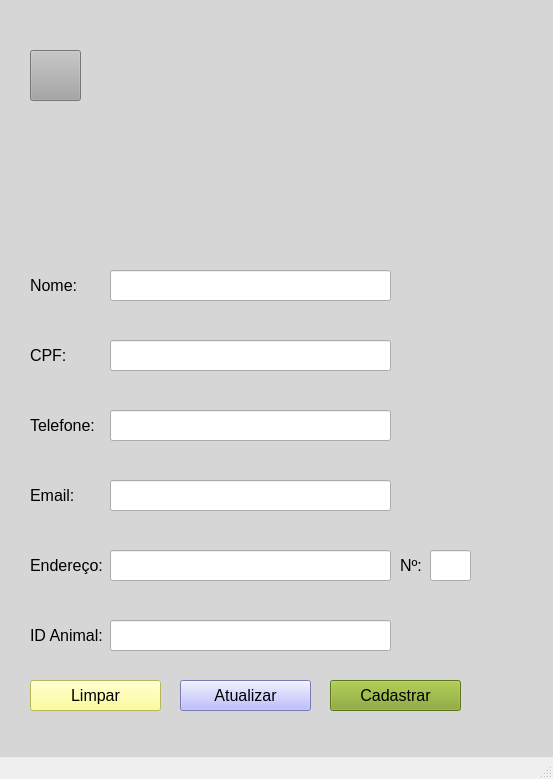
<?xml version="1.0" encoding="UTF-8"?>
<ui version="4.0">
 <class>MainWindow</class>
 <widget class="QMainWindow" name="MainWindow">
  <property name="geometry">
   <rect>
    <x>0</x>
    <y>0</y>
    <width>553</width>
    <height>779</height>
   </rect>
  </property>
  <property name="windowTitle">
   <string>MainWindow</string>
  </property>
  <widget class="QWidget" name="centralwidget">
   <widget class="QLineEdit" name="txtnomecliente">
    <property name="geometry">
     <rect>
      <x>110</x>
      <y>270</y>
      <width>281</width>
      <height>31</height>
     </rect>
    </property>
   </widget>
   <widget class="QLineEdit" name="txtcpf">
    <property name="geometry">
     <rect>
      <x>110</x>
      <y>340</y>
      <width>281</width>
      <height>31</height>
     </rect>
    </property>
   </widget>
   <widget class="QLineEdit" name="txtendereco">
    <property name="geometry">
     <rect>
      <x>110</x>
      <y>550</y>
      <width>281</width>
      <height>31</height>
     </rect>
    </property>
    <property name="styleSheet">
     <string notr="true"/>
    </property>
   </widget>
   <widget class="QLabel" name="lblnomecliente">
    <property name="geometry">
     <rect>
      <x>30</x>
      <y>270</y>
      <width>61</width>
      <height>31</height>
     </rect>
    </property>
    <property name="font">
     <font>
      <pointsize>12</pointsize>
     </font>
    </property>
    <property name="text">
     <string>Nome:</string>
    </property>
   </widget>
   <widget class="QLabel" name="lblcpf">
    <property name="geometry">
     <rect>
      <x>30</x>
      <y>340</y>
      <width>41</width>
      <height>31</height>
     </rect>
    </property>
    <property name="font">
     <font>
      <pointsize>12</pointsize>
     </font>
    </property>
    <property name="text">
     <string>CPF:</string>
    </property>
   </widget>
   <widget class="QLabel" name="lblendereco">
    <property name="geometry">
     <rect>
      <x>30</x>
      <y>550</y>
      <width>81</width>
      <height>31</height>
     </rect>
    </property>
    <property name="font">
     <font>
      <pointsize>12</pointsize>
     </font>
    </property>
    <property name="text">
     <string>Endereço:</string>
    </property>
   </widget>
   <widget class="QLabel" name="lblnumero">
    <property name="geometry">
     <rect>
      <x>400</x>
      <y>550</y>
      <width>81</width>
      <height>31</height>
     </rect>
    </property>
    <property name="font">
     <font>
      <pointsize>12</pointsize>
     </font>
    </property>
    <property name="text">
     <string>Nº:</string>
    </property>
   </widget>
   <widget class="QLineEdit" name="txtnumero">
    <property name="geometry">
     <rect>
      <x>430</x>
      <y>550</y>
      <width>41</width>
      <height>31</height>
     </rect>
    </property>
   </widget>
   <widget class="QPushButton" name="btnCadastrarCliente">
    <property name="geometry">
     <rect>
      <x>330</x>
      <y>680</y>
      <width>131</width>
      <height>31</height>
     </rect>
    </property>
    <property name="font">
     <font>
      <pointsize>12</pointsize>
     </font>
    </property>
    <property name="styleSheet">
     <string notr="true">
background-color: rgb(130, 162, 37);</string>
    </property>
    <property name="text">
     <string>Cadastrar</string>
    </property>
   </widget>
   <widget class="QLabel" name="lblLogo">
    <property name="geometry">
     <rect>
      <x>90</x>
      <y>0</y>
      <width>311</width>
      <height>261</height>
     </rect>
    </property>
    <property name="text">
     <string/>
    </property>
    <property name="pixmap">
     <pixmap>Inserir_um_título-removebg-preview.png</pixmap>
    </property>
    <property name="scaledContents">
     <bool>true</bool>
    </property>
   </widget>
   <widget class="QLabel" name="lblFundo">
    <property name="geometry">
     <rect>
      <x>-10</x>
      <y>-10</y>
      <width>781</width>
      <height>831</height>
     </rect>
    </property>
    <property name="styleSheet">
     <string notr="true">background-color: rgb(214, 214, 214);</string>
    </property>
    <property name="text">
     <string/>
    </property>
   </widget>
   <widget class="QLineEdit" name="txtidanimal">
    <property name="geometry">
     <rect>
      <x>110</x>
      <y>620</y>
      <width>281</width>
      <height>31</height>
     </rect>
    </property>
    <property name="styleSheet">
     <string notr="true"/>
    </property>
   </widget>
   <widget class="QLabel" name="lblidanimal">
    <property name="geometry">
     <rect>
      <x>30</x>
      <y>620</y>
      <width>81</width>
      <height>31</height>
     </rect>
    </property>
    <property name="font">
     <font>
      <pointsize>12</pointsize>
     </font>
    </property>
    <property name="text">
     <string>ID Animal:</string>
    </property>
   </widget>
   <widget class="QLineEdit" name="txttelefone">
    <property name="geometry">
     <rect>
      <x>110</x>
      <y>410</y>
      <width>281</width>
      <height>31</height>
     </rect>
    </property>
   </widget>
   <widget class="QLabel" name="lbltelefone">
    <property name="geometry">
     <rect>
      <x>30</x>
      <y>410</y>
      <width>71</width>
      <height>31</height>
     </rect>
    </property>
    <property name="font">
     <font>
      <pointsize>12</pointsize>
     </font>
    </property>
    <property name="text">
     <string>Telefone:</string>
    </property>
   </widget>
   <widget class="QLabel" name="lblemail">
    <property name="geometry">
     <rect>
      <x>30</x>
      <y>480</y>
      <width>51</width>
      <height>31</height>
     </rect>
    </property>
    <property name="font">
     <font>
      <pointsize>12</pointsize>
     </font>
    </property>
    <property name="text">
     <string>Email:</string>
    </property>
   </widget>
   <widget class="QLineEdit" name="txtemail">
    <property name="geometry">
     <rect>
      <x>110</x>
      <y>480</y>
      <width>281</width>
      <height>31</height>
     </rect>
    </property>
   </widget>
   <widget class="QPushButton" name="btnAtualizarCliente">
    <property name="geometry">
     <rect>
      <x>180</x>
      <y>680</y>
      <width>131</width>
      <height>31</height>
     </rect>
    </property>
    <property name="font">
     <font>
      <pointsize>12</pointsize>
     </font>
    </property>
    <property name="styleSheet">
     <string notr="true">background-color: rgb(170, 170, 255);</string>
    </property>
    <property name="text">
     <string>Atualizar</string>
    </property>
   </widget>
   <widget class="QPushButton" name="btnvoltarmenucliente">
    <property name="geometry">
     <rect>
      <x>30</x>
      <y>50</y>
      <width>51</width>
      <height>51</height>
     </rect>
    </property>
    <property name="font">
     <font>
      <family>MS Shell Dlg 2</family>
      <pointsize>12</pointsize>
      <weight>9</weight>
      <italic>false</italic>
      <bold>false</bold>
     </font>
    </property>
    <property name="styleSheet">
     <string notr="true">background-color: rgb(165, 165, 165);
font: 75 12pt &quot;MS Shell Dlg 2&quot;;</string>
    </property>
    <property name="text">
     <string/>
    </property>
    <property name="icon">
     <iconset>
      <normaloff>botao-voltar.png</normaloff>botao-voltar.png</iconset>
    </property>
    <property name="iconSize">
     <size>
      <width>32</width>
      <height>32</height>
     </size>
    </property>
   </widget>
   <widget class="QPushButton" name="btnlimpar">
    <property name="geometry">
     <rect>
      <x>30</x>
      <y>680</y>
      <width>131</width>
      <height>31</height>
     </rect>
    </property>
    <property name="font">
     <font>
      <pointsize>12</pointsize>
     </font>
    </property>
    <property name="styleSheet">
     <string notr="true">background-color: rgb(255, 255, 127);
</string>
    </property>
    <property name="text">
     <string>Limpar</string>
    </property>
   </widget>
   <zorder>lblFundo</zorder>
   <zorder>txtnomecliente</zorder>
   <zorder>txtcpf</zorder>
   <zorder>txtendereco</zorder>
   <zorder>lblnomecliente</zorder>
   <zorder>lblcpf</zorder>
   <zorder>lblendereco</zorder>
   <zorder>lblnumero</zorder>
   <zorder>txtnumero</zorder>
   <zorder>btnCadastrarCliente</zorder>
   <zorder>lblLogo</zorder>
   <zorder>txtidanimal</zorder>
   <zorder>lblidanimal</zorder>
   <zorder>txttelefone</zorder>
   <zorder>lbltelefone</zorder>
   <zorder>lblemail</zorder>
   <zorder>txtemail</zorder>
   <zorder>btnAtualizarCliente</zorder>
   <zorder>btnvoltarmenucliente</zorder>
   <zorder>btnlimpar</zorder>
  </widget>
  <widget class="QStatusBar" name="statusbar"/>
 </widget>
 <resources/>
 <connections/>
</ui>
